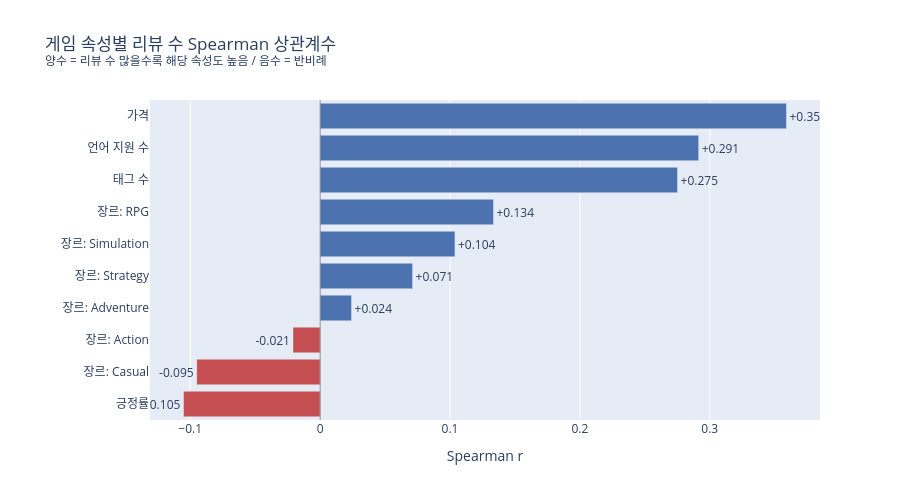

The code cell stored with this chart in its notebook:
### Markdown cell above
**해석:** 리뷰 수와 가장 강한 상관관계를 보이는 속성은 **가격(r = 0.36)**이며, 그 다음은 언어 지원 수(r = 0.29)다. 긍정률의 상관계수는 매우 낮아(r ≈ −0.10), 품질이 높다고 리뷰가 더 많아지지 않는다. 발견의 장벽은 품질보다 가격·언어 등 노출 조건에 더 크게 영향받는다.

### Code cell
# 시각화: 상관계수 수평 바 차트
plot_df = corr_df.copy()
plot_df['color'] = plot_df['Spearman_r'].apply(
    lambda x: '#4C72B0' if x > 0 else '#C44E52'
)

fig = go.Figure()
fig.add_trace(go.Bar(
    x=plot_df['Spearman_r'],
    y=plot_df['속성'],
    orientation='h',
    marker_color=plot_df['color'],
    text=plot_df['Spearman_r'].apply(lambda x: f'{x:+.3f}'),
    textposition='outside',
))
fig.add_vline(x=0, line_width=1, line_color='gray')
fig.update_layout(
    title='게임 속성별 리뷰 수 Spearman 상관계수<br><sup>양수 = 리뷰 수 많을수록 해당 속성도 높음 / 음수 = 반비례</sup>',
    xaxis_title='Spearman r',
    yaxis={'categoryorder': 'total ascending'},
    height=500,
    margin=dict(l=150)
)
fig.show()

### Figure 1 — Plotly figure (JSON) as saved in the notebook; plotly's stock layout.template omitted (floating-point values rounded to 4 significant figures)
{"data": [{"marker": {"color": ["#4C72B0", "#4C72B0", "#4C72B0", "#4C72B0", "#C44E52", "#4C72B0", "#C44E52", "#4C72B0", "#4C72B0", "#C44E52"]}, "orientation": "h", "text": ["+0.359", "+0.291", "+0.275", "+0.134", "-0.105", "+0.104", "-0.095", "+0.071", "+0.024", "-0.021"], "textposition": "outside", "type": "bar", "x": [0.3591, 0.2915, 0.2752, 0.1335, -0.1052, 0.1038, -0.095, 0.0712, 0.0242, -0.0209], "y": ["가격", "언어 지원 수", "태그 수", "장르: RPG", "긍정률", "장르: Simulation", "장르: Casual", "장르: Strategy", "장르: Adventure", "장르: Action"]}], "layout": {"height": 500, "margin": {"l": 150}, "shapes": [{"line": {"color": "gray", "width": 1}, "type": "line", "x0": 0, "x1": 0, "xref": "x", "y0": 0, "y1": 1, "yref": "y domain"}], "title": {"text": "게임 속성별 리뷰 수 Spearman 상관계수<br><sup>양수 = 리뷰 수 많을수록 해당 속성도 높음 / 음수 = 반비례</sup>"}, "xaxis": {"title": {"text": "Spearman r"}}, "yaxis": {"categoryorder": "total ascending"}}}
